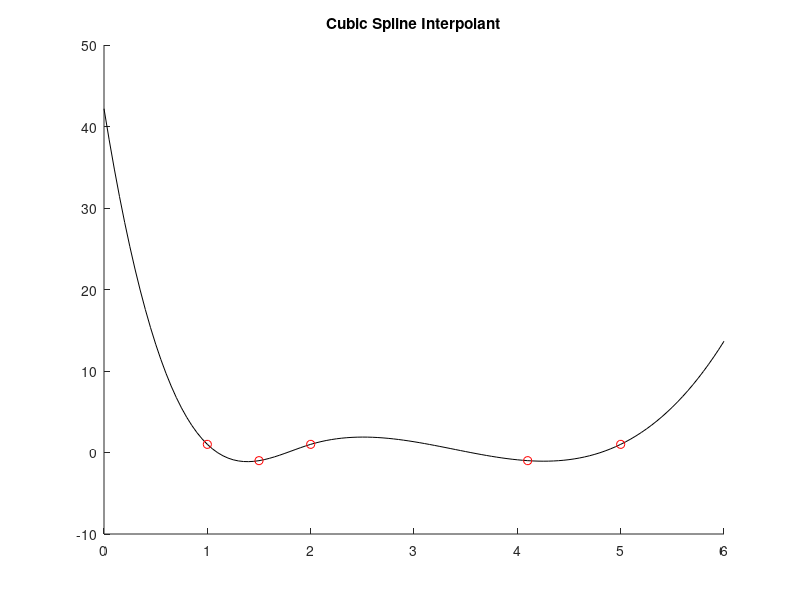

Write the MATLAB code that produced this figure.
%Cubic_Spline_Interpolation



x = [1 1.5 2 4.1 5];
y = [1 -1 1 -1 1];
xx = linspace(0,6,121);
hold on;
plot(xx,spline(x,y,xx),'-k',x,y,'ro')
title('Cubic Spline Interpolant')
